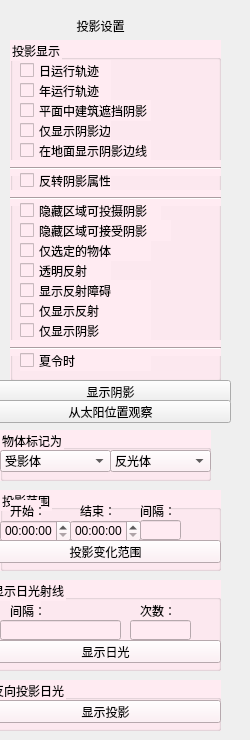
    <widget class="QWidget" name="tab_4">
     <attribute name="icon">
      <iconset resource="RMMV.qrc">
       <normaloff>:/E3/Resources/touying.jpg</normaloff>:/E3/Resources/touying.jpg</iconset>
     </attribute>
     <attribute name="title">
      <string/>
     </attribute>
     <widget class="QLabel" name="label_19">
      <property name="geometry">
       <rect>
        <x>40</x>
        <y>10</y>
        <width>121</width>
        <height>31</height>
       </rect>
      </property>
      <property name="styleSheet">
       <string notr="true">font: 12pt &quot;Agency FB&quot;;</string>
      </property>
      <property name="text">
       <string>投影设置</string>
      </property>
      <property name="textFormat">
       <enum>Qt::AutoText</enum>
      </property>
      <property name="alignment">
       <set>Qt::AlignCenter</set>
      </property>
     </widget>
     <widget class="QGroupBox" name="groupBox_2">
      <property name="geometry">
       <rect>
        <x>10</x>
        <y>40</y>
        <width>211</width>
        <height>341</height>
       </rect>
      </property>
      <property name="styleSheet">
       <string notr="true">background-color: rgb(255, 235, 242);</string>
      </property>
      <property name="title">
       <string>投影显示</string>
      </property>
      <widget class="QCheckBox" name="checkBox">
       <property name="geometry">
        <rect>
         <x>10</x>
         <y>20</y>
         <width>91</width>
         <height>21</height>
        </rect>
       </property>
       <property name="text">
        <string>日运行轨迹</string>
       </property>
      </widget>
      <widget class="QCheckBox" name="checkBox_2">
       <property name="geometry">
        <rect>
         <x>10</x>
         <y>40</y>
         <width>91</width>
         <height>21</height>
        </rect>
       </property>
       <property name="text">
        <string>年运行轨迹</string>
       </property>
      </widget>
      <widget class="QCheckBox" name="checkBox_3">
       <property name="geometry">
        <rect>
         <x>10</x>
         <y>60</y>
         <width>131</width>
         <height>21</height>
        </rect>
       </property>
       <property name="text">
        <string>平面中建筑遮挡阴影</string>
       </property>
      </widget>
      <widget class="QCheckBox" name="checkBox_4">
       <property name="geometry">
        <rect>
         <x>10</x>
         <y>80</y>
         <width>91</width>
         <height>21</height>
        </rect>
       </property>
       <property name="text">
        <string>仅显示阴影边线</string>
       </property>
      </widget>
      <widget class="QCheckBox" name="checkBox_5">
       <property name="geometry">
        <rect>
         <x>10</x>
         <y>100</y>
         <width>131</width>
         <height>21</height>
        </rect>
       </property>
       <property name="text">
        <string>在地面显示阴影边线</string>
       </property>
      </widget>
      <widget class="Line" name="line">
       <property name="geometry">
        <rect>
         <x>0</x>
         <y>120</y>
         <width>211</width>
         <height>16</height>
        </rect>
       </property>
       <property name="orientation">
        <enum>Qt::Horizontal</enum>
       </property>
      </widget>
      <widget class="Line" name="line_2">
       <property name="geometry">
        <rect>
         <x>0</x>
         <y>150</y>
         <width>211</width>
         <height>16</height>
        </rect>
       </property>
       <property name="orientation">
        <enum>Qt::Horizontal</enum>
       </property>
      </widget>
      <widget class="QCheckBox" name="checkBox_6">
       <property name="geometry">
        <rect>
         <x>10</x>
         <y>130</y>
         <width>91</width>
         <height>21</height>
        </rect>
       </property>
       <property name="text">
        <string>反转阴影属性</string>
       </property>
      </widget>
      <widget class="QCheckBox" name="checkBox_7">
       <property name="geometry">
        <rect>
         <x>10</x>
         <y>160</y>
         <width>141</width>
         <height>21</height>
        </rect>
       </property>
       <property name="text">
        <string>隐藏区域可投摄阴影</string>
       </property>
      </widget>
      <widget class="QCheckBox" name="checkBox_8">
       <property name="geometry">
        <rect>
         <x>10</x>
         <y>220</y>
         <width>91</width>
         <height>21</height>
        </rect>
       </property>
       <property name="text">
        <string>透明反射</string>
       </property>
      </widget>
      <widget class="QCheckBox" name="checkBox_9">
       <property name="geometry">
        <rect>
         <x>10</x>
         <y>200</y>
         <width>131</width>
         <height>21</height>
        </rect>
       </property>
       <property name="text">
        <string>仅选定的物体</string>
       </property>
      </widget>
      <widget class="QCheckBox" name="checkBox_10">
       <property name="geometry">
        <rect>
         <x>10</x>
         <y>240</y>
         <width>131</width>
         <height>21</height>
        </rect>
       </property>
       <property name="text">
        <string>显示反射障碍</string>
       </property>
      </widget>
      <widget class="QCheckBox" name="checkBox_11">
       <property name="geometry">
        <rect>
         <x>10</x>
         <y>180</y>
         <width>151</width>
         <height>21</height>
        </rect>
       </property>
       <property name="text">
        <string>隐藏区域可接受阴影</string>
       </property>
      </widget>
      <widget class="QCheckBox" name="checkBox_12">
       <property name="geometry">
        <rect>
         <x>10</x>
         <y>260</y>
         <width>131</width>
         <height>21</height>
        </rect>
       </property>
       <property name="text">
        <string>仅显示反射</string>
       </property>
      </widget>
      <widget class="QCheckBox" name="checkBox_13">
       <property name="geometry">
        <rect>
         <x>10</x>
         <y>280</y>
         <width>131</width>
         <height>21</height>
        </rect>
       </property>
       <property name="text">
        <string>仅显示阴影</string>
       </property>
      </widget>
      <widget class="Line" name="line_3">
       <property name="geometry">
        <rect>
         <x>0</x>
         <y>300</y>
         <width>211</width>
         <height>16</height>
        </rect>
       </property>
       <property name="orientation">
        <enum>Qt::Horizontal</enum>
       </property>
      </widget>
      <widget class="QCheckBox" name="checkBox_14">
       <property name="geometry">
        <rect>
         <x>10</x>
         <y>310</y>
         <width>131</width>
         <height>21</height>
        </rect>
       </property>
       <property name="text">
        <string>夏令时</string>
       </property>
      </widget>
     </widget>
     <widget class="QPushButton" name="pushButton">
      <property name="geometry">
       <rect>
        <x>-10</x>
        <y>380</y>
        <width>241</width>
        <height>23</height>
       </rect>
      </property>
      <property name="text">
       <string>显示阴影</string>
      </property>
     </widget>
     <widget class="QPushButton" name="pushButton_2">
      <property name="geometry">
       <rect>
        <x>-10</x>
        <y>400</y>
        <width>241</width>
        <height>23</height>
       </rect>
      </property>
      <property name="text">
       <string>从太阳位置观察</string>
      </property>
     </widget>
     <widget class="QGroupBox" name="groupBox_3">
      <property name="geometry">
       <rect>
        <x>0</x>
        <y>430</y>
        <width>211</width>
        <height>51</height>
       </rect>
      </property>
      <property name="styleSheet">
       <string notr="true">background-color: rgb(255, 235, 242);</string>
      </property>
      <property name="title">
       <string>物体标记为</string>
      </property>
      <widget class="QComboBox" name="comboBox">
       <property name="geometry">
        <rect>
         <x>0</x>
         <y>20</y>
         <width>111</width>
         <height>22</height>
        </rect>
       </property>
       <item>
        <property name="text">
         <string>受影体</string>
        </property>
       </item>
      </widget>
      <widget class="QComboBox" name="comboBox_3">
       <property name="geometry">
        <rect>
         <x>110</x>
         <y>20</y>
         <width>101</width>
         <height>22</height>
        </rect>
       </property>
       <item>
        <property name="text">
         <string>反光体</string>
        </property>
       </item>
      </widget>
     </widget>
     <widget class="QGroupBox" name="groupBox_4">
      <property name="geometry">
       <rect>
        <x>0</x>
        <y>490</y>
        <width>221</width>
        <height>81</height>
       </rect>
      </property>
      <property name="styleSheet">
       <string notr="true">background-color: rgb(255, 235, 242);</string>
      </property>
      <property name="title">
       <string>投影范围</string>
      </property>
      <widget class="QLabel" name="label_20">
       <property name="geometry">
        <rect>
         <x>10</x>
         <y>10</y>
         <width>31</width>
         <height>21</height>
        </rect>
       </property>
       <property name="text">
        <string>开始：</string>
       </property>
      </widget>
      <widget class="QLabel" name="label_21">
       <property name="geometry">
        <rect>
         <x>80</x>
         <y>10</y>
         <width>31</width>
         <height>21</height>
        </rect>
       </property>
       <property name="text">
        <string>结束：</string>
       </property>
      </widget>
      <widget class="QLabel" name="label_22">
       <property name="geometry">
        <rect>
         <x>140</x>
         <y>10</y>
         <width>31</width>
         <height>21</height>
        </rect>
       </property>
       <property name="text">
        <string>间隔：</string>
       </property>
      </widget>
      <widget class="QTimeEdit" name="timeEdit">
       <property name="geometry">
        <rect>
         <x>0</x>
         <y>30</y>
         <width>71</width>
         <height>22</height>
        </rect>
       </property>
      </widget>
      <widget class="QTimeEdit" name="timeEdit_2">
       <property name="geometry">
        <rect>
         <x>70</x>
         <y>30</y>
         <width>71</width>
         <height>22</height>
        </rect>
       </property>
      </widget>
      <widget class="QLineEdit" name="lineEdit_2">
       <property name="geometry">
        <rect>
         <x>140</x>
         <y>30</y>
         <width>41</width>
         <height>20</height>
        </rect>
       </property>
      </widget>
      <widget class="QPushButton" name="pushButton_3">
       <property name="geometry">
        <rect>
         <x>-10</x>
         <y>50</y>
         <width>231</width>
         <height>23</height>
        </rect>
       </property>
       <property name="text">
        <string>投影变化范围</string>
       </property>
      </widget>
     </widget>
     <widget class="QGroupBox" name="groupBox_5">
      <property name="geometry">
       <rect>
        <x>-10</x>
        <y>580</y>
        <width>231</width>
        <height>91</height>
       </rect>
      </property>
      <property name="styleSheet">
       <string notr="true">background-color: rgb(255, 235, 242);</string>
      </property>
      <property name="title">
       <string>显示日光射线</string>
      </property>
      <widget class="QLabel" name="label_25">
       <property name="geometry">
        <rect>
         <x>20</x>
         <y>20</y>
         <width>31</width>
         <height>21</height>
        </rect>
       </property>
       <property name="text">
        <string>间隔：</string>
       </property>
      </widget>
      <widget class="QLineEdit" name="lineEdit_13">
       <property name="geometry">
        <rect>
         <x>10</x>
         <y>40</y>
         <width>121</width>
         <height>20</height>
        </rect>
       </property>
      </widget>
      <widget class="QPushButton" name="pushButton_4">
       <property name="geometry">
        <rect>
         <x>0</x>
         <y>60</y>
         <width>231</width>
         <height>23</height>
        </rect>
       </property>
       <property name="text">
        <string>显示日光</string>
       </property>
      </widget>
      <widget class="QLabel" name="label_26">
       <property name="geometry">
        <rect>
         <x>150</x>
         <y>20</y>
         <width>31</width>
         <height>21</height>
        </rect>
       </property>
       <property name="text">
        <string>次数：</string>
       </property>
      </widget>
      <widget class="QLineEdit" name="lineEdit_14">
       <property name="geometry">
        <rect>
         <x>140</x>
         <y>40</y>
         <width>61</width>
         <height>20</height>
        </rect>
       </property>
      </widget>
     </widget>
     <widget class="QGroupBox" name="groupBox_6">
      <property name="geometry">
       <rect>
        <x>-10</x>
        <y>680</y>
        <width>231</width>
        <height>51</height>
       </rect>
      </property>
      <property name="styleSheet">
       <string notr="true">background-color: rgb(255, 235, 242);</string>
      </property>
      <property name="title">
       <string>反向投影日光</string>
      </property>
      <widget class="QPushButton" name="pushButton_5">
       <property name="geometry">
        <rect>
         <x>0</x>
         <y>20</y>
         <width>231</width>
         <height>23</height>
        </rect>
       </property>
       <property name="text">
        <string>显示投影</string>
       </property>
      </widget>
     </widget>
    </widget>
